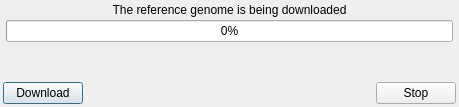
<?xml version="1.0" encoding="UTF-8"?>
<ui version="4.0">
 <class>RefGenDownloadDialog</class>
 <widget class="QDialog" name="RefGenDownloadDialog">
  <property name="geometry">
   <rect>
    <x>0</x>
    <y>0</y>
    <width>459</width>
    <height>107</height>
   </rect>
  </property>
  <property name="windowTitle">
   <string>Reference genome download</string>
  </property>
  <property name="windowIcon">
   <iconset resource="GSvar.qrc">
    <normaloff>:/Icons/NGSD.png</normaloff>:/Icons/NGSD.png</iconset>
  </property>
  <layout class="QGridLayout" name="gridLayout" columnstretch="0,0,0">
   <property name="leftMargin">
    <number>3</number>
   </property>
   <property name="topMargin">
    <number>3</number>
   </property>
   <property name="rightMargin">
    <number>3</number>
   </property>
   <property name="bottomMargin">
    <number>3</number>
   </property>
   <property name="spacing">
    <number>3</number>
   </property>
   <item row="9" column="1">
    <layout class="QHBoxLayout" name="horizontalLayout_2">
     <item>
      <widget class="QProgressBar" name="progressBar">
       <property name="sizePolicy">
        <sizepolicy hsizetype="Expanding" vsizetype="Fixed">
         <horstretch>0</horstretch>
         <verstretch>0</verstretch>
        </sizepolicy>
       </property>
       <property name="value">
        <number>0</number>
       </property>
      </widget>
     </item>
    </layout>
   </item>
   <item row="13" column="0" colspan="3">
    <spacer name="verticalSpacer">
     <property name="orientation">
      <enum>Qt::Vertical</enum>
     </property>
     <property name="sizeHint" stdset="0">
      <size>
       <width>10</width>
       <height>19</height>
      </size>
     </property>
    </spacer>
   </item>
   <item row="14" column="0" colspan="3">
    <layout class="QHBoxLayout" name="horizontalLayout">
     <property name="spacing">
      <number>3</number>
     </property>
     <item>
      <widget class="QPushButton" name="start_btn">
       <property name="text">
        <string>Download</string>
       </property>
       <property name="icon">
        <iconset resource="GSvar.qrc">
         <normaloff>:/Icons/Save.png</normaloff>:/Icons/Save.png</iconset>
       </property>
      </widget>
     </item>
     <item>
      <layout class="QHBoxLayout" name="horizontalLayout_3"/>
     </item>
     <item>
      <spacer name="horizontalSpacer_2">
       <property name="orientation">
        <enum>Qt::Horizontal</enum>
       </property>
       <property name="sizeHint" stdset="0">
        <size>
         <width>40</width>
         <height>20</height>
        </size>
       </property>
      </spacer>
     </item>
     <item>
      <widget class="QPushButton" name="cancel_btn">
       <property name="text">
        <string>Stop</string>
       </property>
       <property name="icon">
        <iconset resource="GSvar.qrc">
         <normaloff>:/Icons/Remove.png</normaloff>:/Icons/Remove.png</iconset>
       </property>
      </widget>
     </item>
    </layout>
   </item>
   <item row="7" column="0" colspan="3">
    <widget class="QLabel" name="message">
     <property name="text">
      <string>The reference genome is being downloaded</string>
     </property>
     <property name="alignment">
      <set>Qt::AlignCenter</set>
     </property>
     <property name="wordWrap">
      <bool>true</bool>
     </property>
    </widget>
   </item>
  </layout>
 </widget>
 <resources>
  <include location="GSvar.qrc"/>
 </resources>
 <connections/>
</ui>
